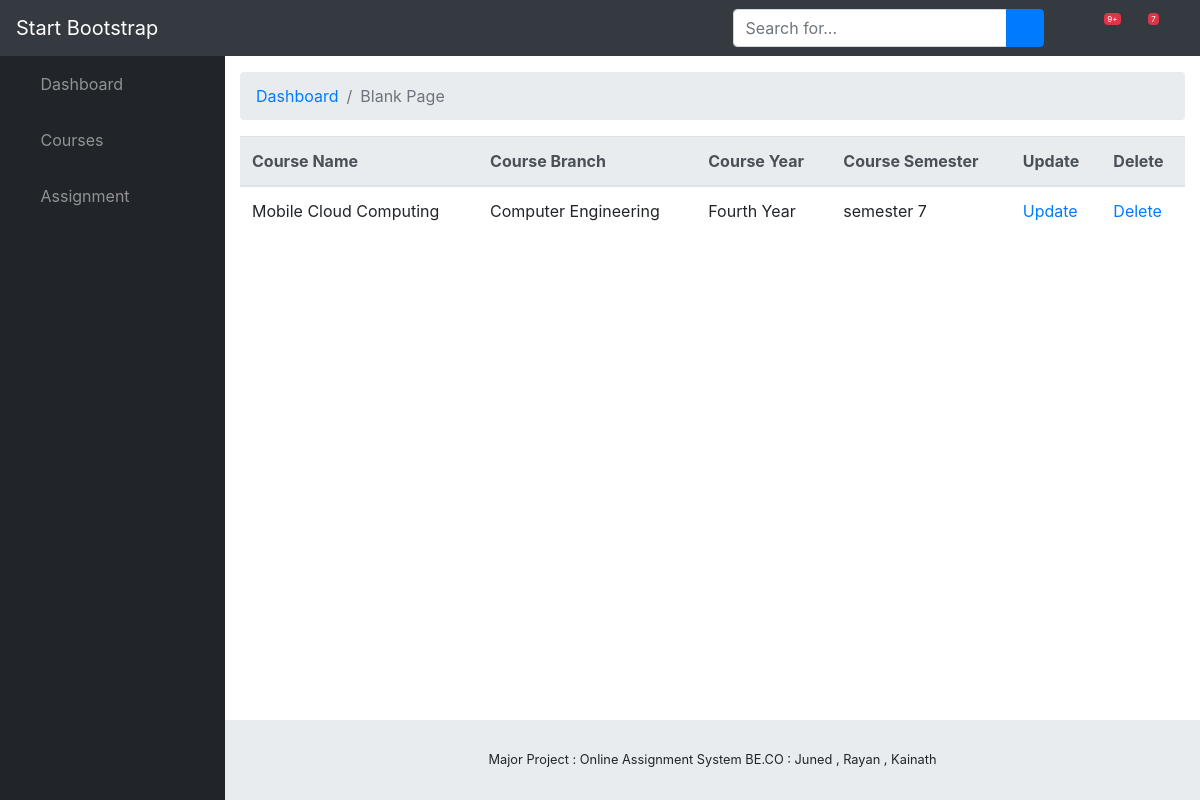
The page /assignment/course_list/ (signed in) on the database as committed earlier.
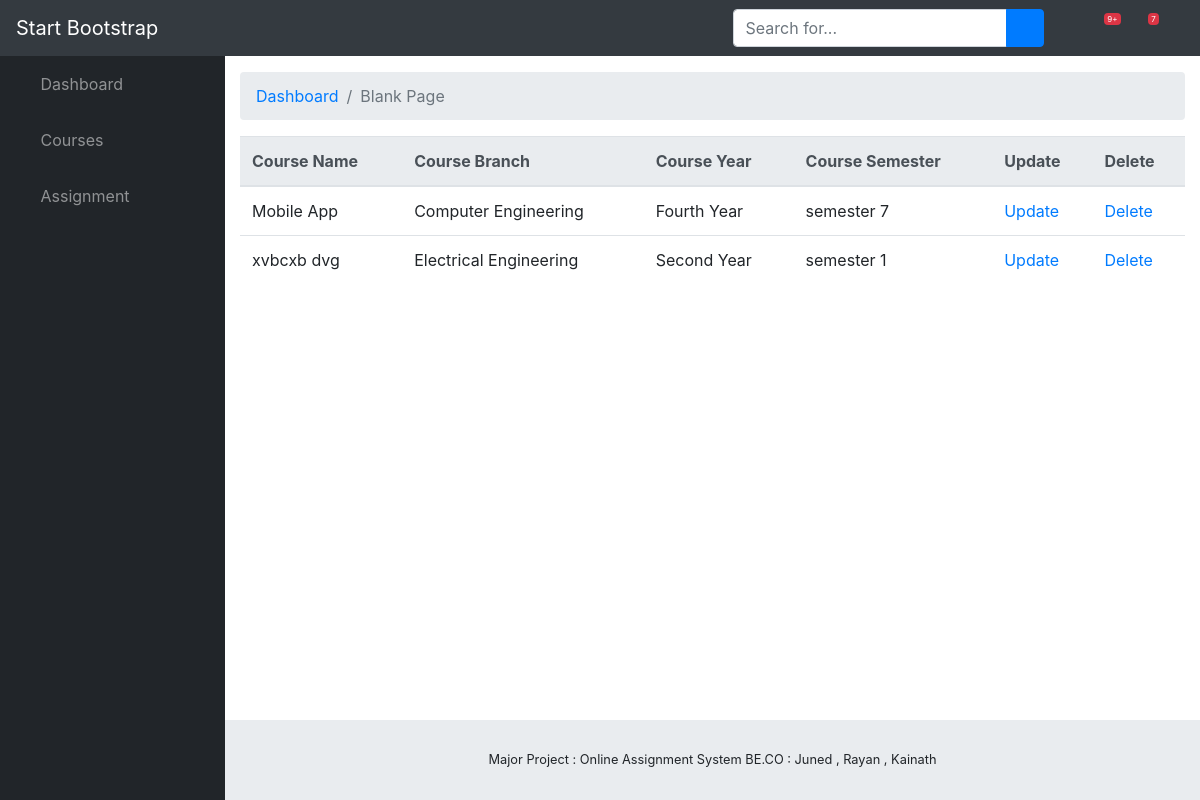
The same page on the database as committed later.
### assignment/models.py (models this page shows, shortened)
class Course(models.Model):
    name = models.CharField(max_length = 50)
    branch = models.ForeignKey(Branch,on_delete = models.SET_NULL,blank=True,null=True)
    faculty = models.ForeignKey(Faculty ,on_delete = models.SET_NULL,blank=True,null=True)
    year = models.ForeignKey(StudyYear ,on_delete = models.SET_NULL,blank=True,null=True)
    semester = models.ForeignKey(Semester ,on_delete = models.SET_NULL,blank=True,null=True )

class Branch(models.Model):
    name = models.CharField(max_length = 50 , help_text = "Example Computer Engineering")
    def __str__(self):
        return self.name

class StudyYear(models.Model):
    year = models.CharField(max_length = 50 , help_text = "Enter in this format First Year , Second Year, etc.")
    def __str__(self):
        return self.year

class Semester(models.Model):
    sem = models.IntegerField()
    def __str__(self):
        return f'semester {self.sem}'

### assignment/views.py (the view)
# urls.py: path('course_list/',views.CourseListView.as_view(),name='ViewCourse'),
class CourseListView(generic.ListView):
    model = Course
    template_name = "dashboard/course_list.html"
    context_object_name = 'course_list'
    paginate_by = 10
    def get_queryset(self):
        faculty = Faculty.objects.get(user=self.request.user)
        return Course.objects.filter(faculty=faculty)

### assignment/templates/dashboard/course_list.html
{% extends "./base.html" %}
{% block content %}
{% if course_list %}
  <table class="table">
    <thead class="thead-light">
      <tr>
        <th scope="col">Course Name</th>
        <th scope="col">Course Branch</th>
        <th scope="col">Course Year</th>
        <th scope="col">Course Semester</th>
        <th scope="col">Update</th>
        <th scope="col">Delete</th>
      </tr>
    </thead>
    <tbody>
      {% for course in course_list %}
      <tr>
        <td>{{ course.name }}</td>
        <td>{{ course.branch }}</td>
        <td>{{ course.year }}</td>
        <td>{{ course.semester }}</td>
        <td> <a href="{% url 'UpdateCourse' course.id %}">Update</a> </td>
        <td> <a onclick="return confirm('Are you sure?');" href="{% url 'DeleteCourse' course.id %}">Delete</a></td>
      </tr>
    {% endfor %}
    </tbody>
  </table>
  {% else %}
    <p>There are no course added yet !</p>
  {% endif %}
{% endblock %}

Rows that differ between the two databases and show on the page:
removed Course: name "Mobile Cloud Computing", branch "Computer Engineering", year "Fourth Year", semester "semester 7"
added Course: name "Mobile App", branch "Computer Engineering", year "Fourth Year", semester "semester 7"
added Course: name "xvbcxb dvg", branch "Electrical Engineering", year "Second Year", semester "semester 1"
